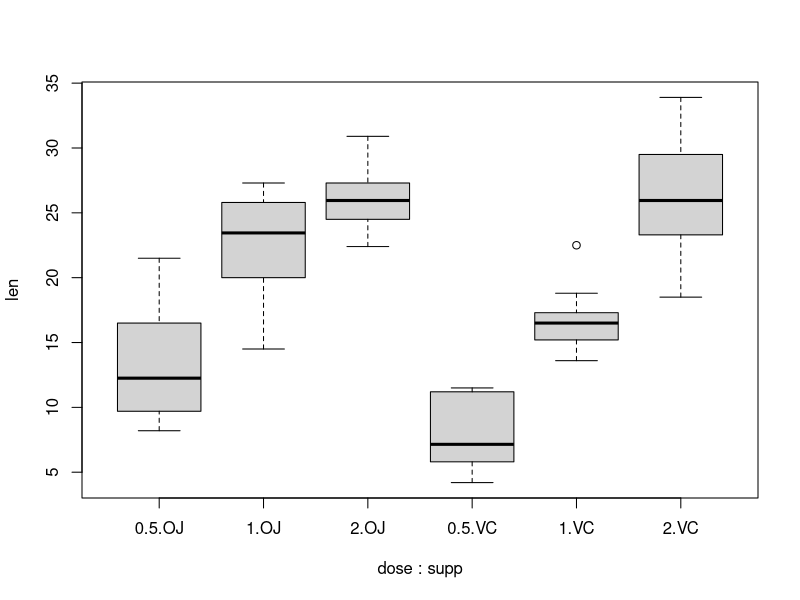

This chart was generated by the following R code:
## ---- chunk 1
boxplot(len ~ dose + supp, data = ToothGrowth)
## ---- chunk 2
t.test(
  subset(ToothGrowth, dose == 0.5 & supp == 'OJ')$len 
  - subset(ToothGrowth, dose == 0.5 & supp == 'VC')$len)
t.test(
  subset(ToothGrowth, dose == 1.0 & supp == 'OJ')$len 
  - subset(ToothGrowth, dose == 1.0 & supp == 'VC')$len)
t.test(
  subset(ToothGrowth, dose == 2.0 & supp == 'OJ')$len 
  - subset(ToothGrowth, dose == 2.0 & supp == 'VC')$len)
